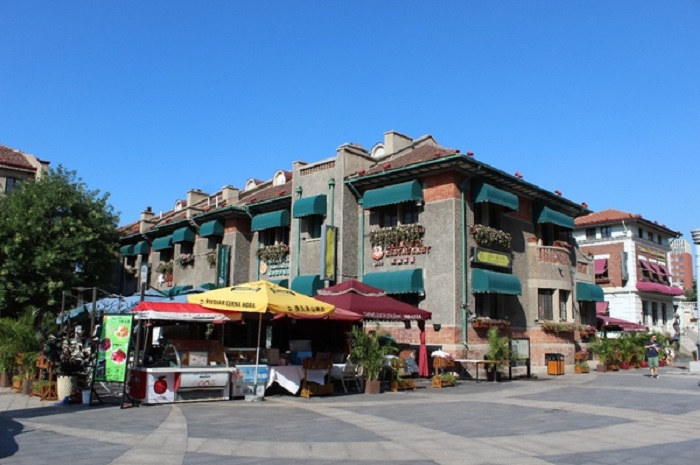
%> input picture CS 534 Final Project/test6.jpg, 700 x 465 px
$ octave main.m   (GNU Octave 9; MATLAB toolbox functions it lacks are replaced by stand-ins)
%> lines starting %> are read from the running program, lines starting %| are printed output that depends on the picture
%> further down, input_image is the input picture: size 465x700x3 uint8; mean R, G, B 97.7, 124.7, 154.5
### CS 534 Final Project/skyBorder.m
function [ b_new ] = skyBorder( I )
%reshape read 2d kmeans, inv matrix inverse, meshgrid(column, row); logical
%array
% convert to grayscale !
[H, W, D] = size(I);
%> H = 465; W = 700; D = 3
I_R=I(:,:,1);
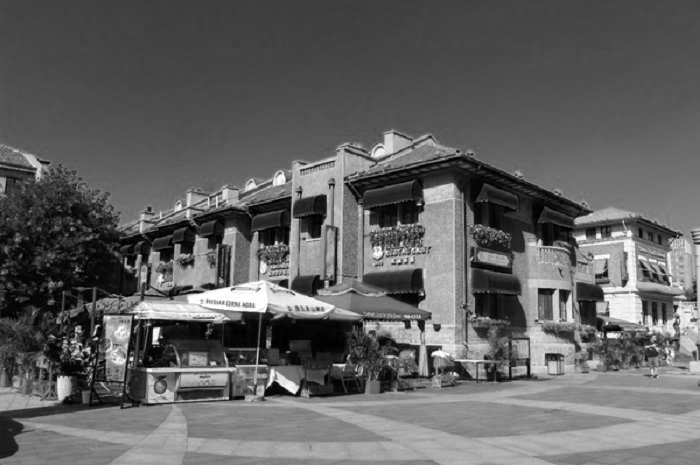
%> I_R: size 465x700 double; min 0, max 1, mean 0.383
I_G=I(:,:,2);
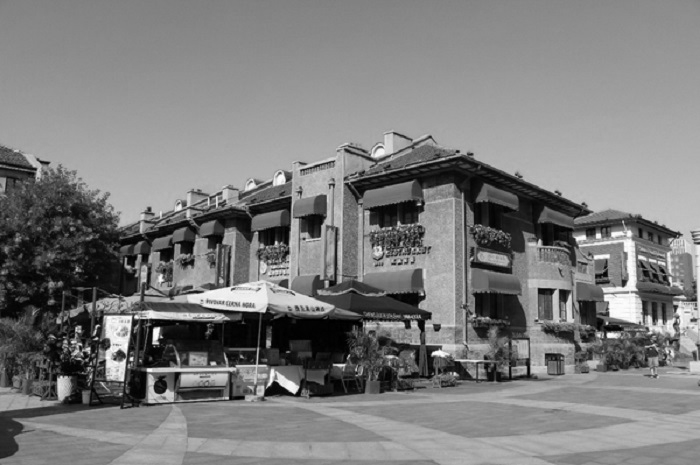
%> I_G: size 465x700 double; min 0, max 1, mean 0.489
I_B = I(:,:,3);
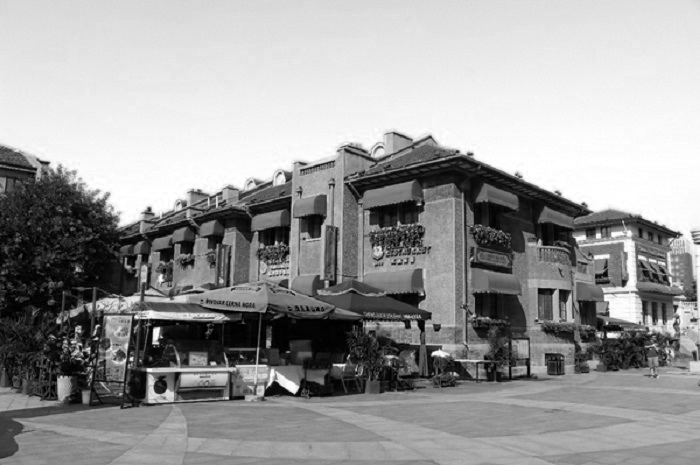
%> I_B: size 465x700 double; min 0, max 1, mean 0.606
thresh_min = 1/1443*5;
thresh_max = 1/1443*600;
b = border_opt(thresh_min,thresh_max,120,I);

% since the images will have sky, we skip the steps testing if sky exists

% test if there is a special case
diff_abs = zeros(1,size(b,2)-1);
for x = 1: W-1
    diff_abs(x) = abs(b(x+1)-b(x));
end

if any(diff_abs > (H/4)) % some cols have spikes exist
    % border recalculation
    log = seperate_sky(I,b);
    sr = I_R(log)';
    sg = I_G(log)';
    sb = I_B(log)';
    s = [sr;sg;sb]'; %[n*3]
    gr = I_R(~log)';
    gg = I_G(~log)';
    gb = I_B(~log)';
    g = [gr;gg;gb];  %[3*n]
    [g_cov,g_ave]= Cal_covariance(g);
    b_new = border_recalculation(s,g_ave,g_cov,b,I);
else
    b_new = b;
end


end

### CS 534 Final Project/border_opt.m
function [ b_opt ] = border_opt( thresh_min,thresh_max,n,I)
%> called with thresh_min = 0.00347, thresh_max = 0.416, n = 120
% grad is a gradient image
% initialization
b_opt = 0;
b_tmp=0;
J_max = 0;
gamma= 2;
grad = imgradient(rgb2gray(I));
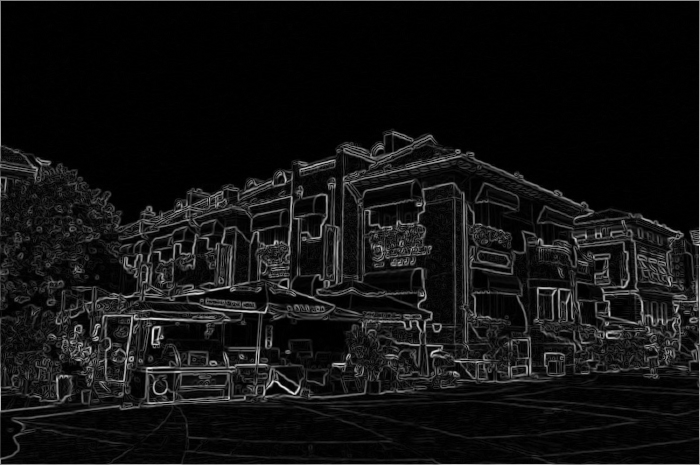
%> grad: size 465x700 double; min 0, max 3.66, mean 0.266; drawn with min black and max white
% J = zeros(n,1);
for k = 1:n
    t= thresh_min+(thresh_max-thresh_min)/(n-1)*(k-1);
    b_tmp = getBorder(grad,t);
    J_t = energy(I,b_tmp);

% [6 lines of commented-out code are left out]
    if J_t>J_max
        J_max = J_t;
        b_opt = b_tmp;

    end
end
% figure
% plot(J);
end

### CS 534 Final Project/getBorder.m
function [b] = getBorder(grad,t )
% grad is a gradient image!
% grad is a double, t is a integer
[H,W] = size(grad);
for x=1:W
   b(x) = H;
    for y=1:H
        if grad(y,x)> t
            b(x) = y;
            break;
        end
    end
end
end

### CS 534 Final Project/seperate_sky.m
function log = seperate_sky(I,b)
H = size(I,1);
W = size(I,2);

[X Y] = meshgrid([1:W],[1:H]);
[Xb]= meshgrid(b,[1:H]);
log= Y<=Xb;
end

### CS 534 Final Project/Cal_covariance.m
function [cov_matrix,s_ave] = Cal_covariance(s)
% s is the region [3*n]

s_ave = mean(s,2); % [3*1] matrix
temp = 0;
N = size(s,2);
for x=1:N
    diff= s(:,x) - s_ave;
    temp= temp + diff*diff';   % temp is [3*3]matrix
end
cov_matrix= 1/N*temp;
end

### CS 534 Final Project/energy.m
function [ J_t ] = energy( I, b )
%seperate sky and ground by border and calculate the energy value given
% a t-value
    log = seperate_sky(I,b);
    I_R=I(:,:,1);
    I_G=I(:,:,2);
    I_B = I(:,:,3);
    % sky
    s_R = I_R(log)';
    s_G = I_G(log)';
    s_B = I_B(log)';
    s = [s_R;s_G;s_B];
    [s_cov, s_ave] = Cal_covariance(s);
    egv_s= eig(s_cov);
    % ground
    g_R = I_R(~log)';
    g_G = I_G(~log)';
    g_B = I_B(~log)';
    g =[g_R;g_G;g_B];
    [g_cov,g_ave]= Cal_covariance(g);
    egv_g = eig(g_cov);
    J_t= 1/(det(s_cov)+det(g_cov)+sum(egv_s)^2+sum(egv_g)^2);

end

### CS 534 Final Project/main.m
clc;
input_image = imread('test6.jpg');
input_image = im2double(input_image);
%input_image = imresize(input_image,0.5);
%> (the run ends here)
